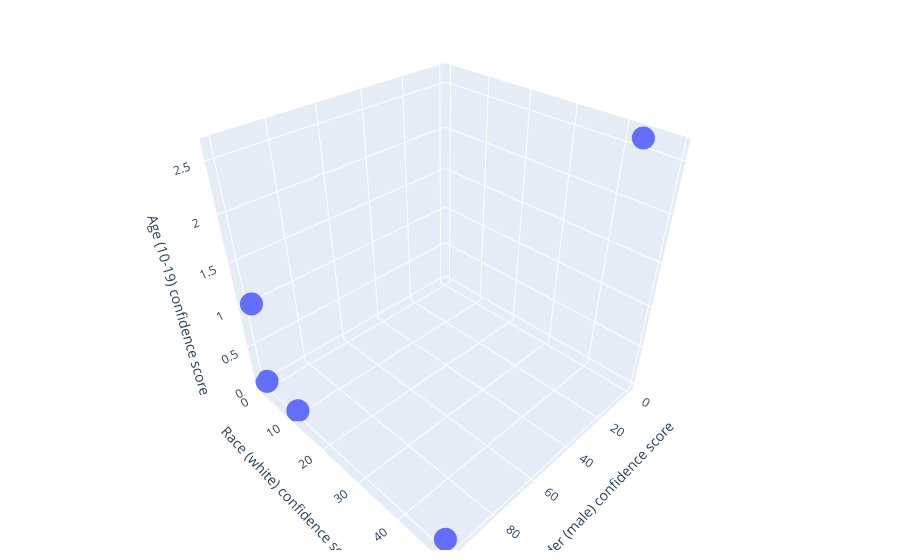

Notebook source saved alongside this figure:
### Markdown cell above
### Ensamble Model

### Code cell
dataSetEnsamble = {"Testing":EnsambleDict}

# Functions capable of displaying the metrics of multiple datasets
MultiMetricGenderDisplay(dataSetEnsamble, specific_race=None, specific_emotion=None, specific_age=None)
MultiMetricRaceDisplay(dataSetEnsamble, specific_gender=None, specific_emotion=None, specific_age=None)
MultiMetricAgeDisplay(dataSetEnsamble, specific_gender=None, specific_emotion=None, specific_race=None)
MultiMetricCenterDistanceDisplay(dataSetEnsamble, category='race', type='distance') 

# Functions capable of displaying the metrics of a singualr dataset
ScatterPlotDisplay2D(EnsambleDict, x_axis_label="race", y_axis_label="gender", specific_gender="male", specific_race="latino hispanic", specific_emotion=None)
ScatterPlotDisplay3D(EnsambleDict, specific_gender="male", specific_race="white", specific_age="10-19")
CorrelationMetric(EnsambleDict)
ShannonSimpsonMetrics(EnsambleDict)

### Figure 1 — Plotly figure (JSON) as saved in the notebook; plotly's stock layout.template omitted (floating-point values rounded to 4 significant figures)
{"data": [{"hovertemplate": "x=%{x}<br>y=%{y}<br>z=%{z}<extra></extra>", "legendgroup": "", "marker": {"color": "#636efa", "symbol": "circle"}, "mode": "markers", "name": "", "scene": "scene", "showlegend": false, "type": "scatter3d", "x": [100.0, 0.1408, 100.0, 99.57, 100.0], "y": [10.31, 43.72, 49.06, 0.05951, 5.957e-07], "z": [0.01402, 2.616, 0.08922, 1.037, 0.03879]}], "layout": {"legend": {"tracegroupgap": 0}, "margin": {"b": 10, "l": 10, "r": 20, "t": 10}, "scene": {"domain": {"x": [0, 1], "y": [0, 1]}, "xaxis": {"title": {"text": "Gender (male) confidence score"}}, "yaxis": {"title": {"text": "Race (white) confidence score"}}, "zaxis": {"title": {"text": "Age (10-19) confidence score"}}}}}
